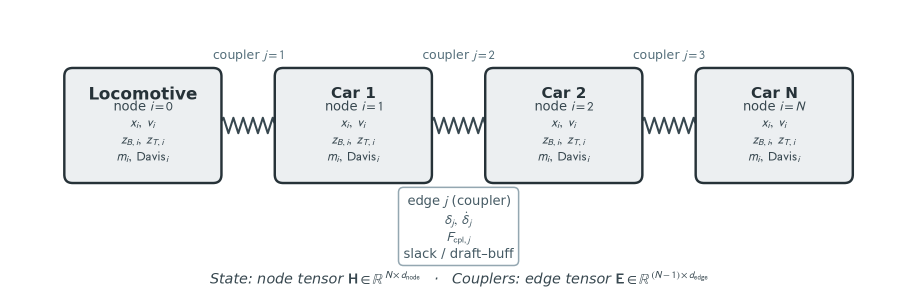
#> input picture simulator2/examples/consist_physics_diagram.png, 1834 x 597 px (shown at 1/2 size)
$ python draw_HE_tensors_figure.py
#> lines starting #> are read from the running program, lines starting #| are printed output that depends on the picture
#!/usr/bin/env python3
"""Minimal figure: definitions of node tensor H and edge tensor E.

Output PNG matches the pixel size of ``consist_physics_diagram.png`` (by default).

Run::

    python simulator2/examples/draw_HE_tensors_figure.py
"""

from __future__ import annotations

from pathlib import Path

import matplotlib.pyplot as plt
import matplotlib.patches as mpatches


def _reference_png_size() -> tuple[int, int]:
    ref = Path(__file__).resolve().parent / "consist_physics_diagram.png"
    if ref.exists():
        try:
            from PIL import Image

            return Image.open(ref).size
        except ImportError:
            pass
    return 1834, 597


def draw_he_figure(out_path: Path, dpi: int = 220) -> None:
    w_px, h_px = _reference_png_size()
#> w_px = 1834; h_px = 597
    fig_w_in = w_px / dpi
#> fig_w_in = 8.34
    fig_h_in = h_px / dpi
#> fig_h_in = 2.71

    plt.rcParams.update(
        {
            "font.size": 10,
            "mathtext.fontset": "stixsans",
        }
    )

    fig, ax = plt.subplots(figsize=(fig_w_in, fig_h_in), dpi=dpi)
    fig.subplots_adjust(0, 0, 1, 1)
    ax.set_xlim(0, 1)
    ax.set_ylim(0, 1)
    ax.axis("off")

    face = "#eceff1"
    edge_c = "#263238"
    muted = "#37474f"
    # Titles sit above panel tops (panels end near y ≈ 0.84 in transAxes).
    title_y = 0.945

    # Light panels (match consist diagram tone)
    pad_x, pad_y = 0.02, 0.06
    panel_kw = dict(
        boxstyle=mpatches.BoxStyle("Round", pad=0.01, rounding_size=0.012),
        linewidth=1.35,
        edgecolor="#90a4ae",
        facecolor=face,
        transform=ax.transAxes,
        zorder=0,
    )
#> panel_kw = 6 items
    ax.add_patch(
        mpatches.FancyBboxPatch((pad_x, 0.08), 0.46, 0.84 - 0.08, **panel_kw)
    )
    ax.add_patch(
        mpatches.FancyBboxPatch((0.52, 0.08), 0.46, 0.84 - 0.08, **panel_kw)
    )

    ax.axvline(0.5, color="#cfd8dc", lw=1.0, linestyle=(0, (2, 4)), zorder=1)

    left_body = (
        r"$\mathbf{H}_{i,:}$ — one row per vehicle $i=0,\ldots,N-1$." + "\n\n"
        r"$\mathbf{H} \in \mathbb{R}^{N \times d_{\mathrm{node}}}$, "
        r"$d_{\mathrm{node}} = 11$." + "\n\n"
        r"Dynamic: $x_i,\; v_i,\; z_{B,i},\; z_{T,i}$." + "\n"
        r"Static: $m_i$, Davis $(A_i,B_i,C_i)$, traction flag, "
        r"$F_{T,i}^{\max}$, $F_{B,i}^{\max}$."
    )
    ax.text(
        0.25,
        0.5,
        left_body,
        ha="center",
        va="center",
        fontsize=10.2,
        color=muted,
        linespacing=1.45,
        transform=ax.transAxes,
        zorder=2,
    )
    ax.text(
        0.25,
        title_y,
        r"Node tensor $\mathbf{H}$",
        ha="center",
        va="top",
        fontsize=12.5,
        fontweight="bold",
        color=edge_c,
        transform=ax.transAxes,
        zorder=2,
    )

    right_body = (
        r"$\mathbf{E}_{j,:}$ — one row per coupler $j=0,\ldots,N-2$" + "\n"
        r"(between vehicles $j$ and $j+1$)." + "\n\n"
        r"$\mathbf{E} \in \mathbb{R}^{(N-1) \times d_{\mathrm{edge}}}$, "
        r"$d_{\mathrm{edge}} = 9$." + "\n\n"
        r"$\delta_j,\; \dot\delta_j,\; F_{\mathrm{cpl},j}$; geometry / stiffness: "
        r"$L_{0,j}$, slack; $(k^d,c^d)$, $(k^b,c^b)$."
    )
    ax.text(
        0.75,
        0.5,
        right_body,
        ha="center",
        va="center",
        fontsize=10.2,
        color=muted,
        linespacing=1.45,
        transform=ax.transAxes,
        zorder=2,
    )
    ax.text(
        0.75,
        title_y,
        r"Edge tensor $\mathbf{E}$",
        ha="center",
        va="top",
        fontsize=12.5,
        fontweight="bold",
        color=edge_c,
        transform=ax.transAxes,
        zorder=2,
    )

    fig.savefig(
        out_path,
        dpi=dpi,
        facecolor="white",
        pad_inches=0,
        bbox_inches=None,
    )
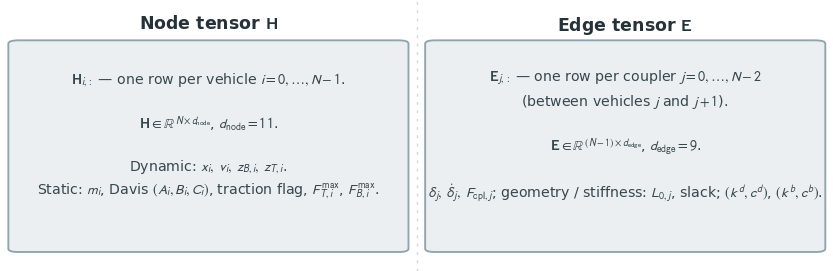
#> figure drawn by matplotlib, 1 panel
    plt.close(fig)


def main() -> None:
    out = Path(__file__).resolve().parent / "HE_tensors_diagram.png"
    draw_he_figure(out, dpi=220)
    print("Wrote:", out)
    try:
        from PIL import Image

#> (the run stopped early here; a loop or call above may not have finished)
